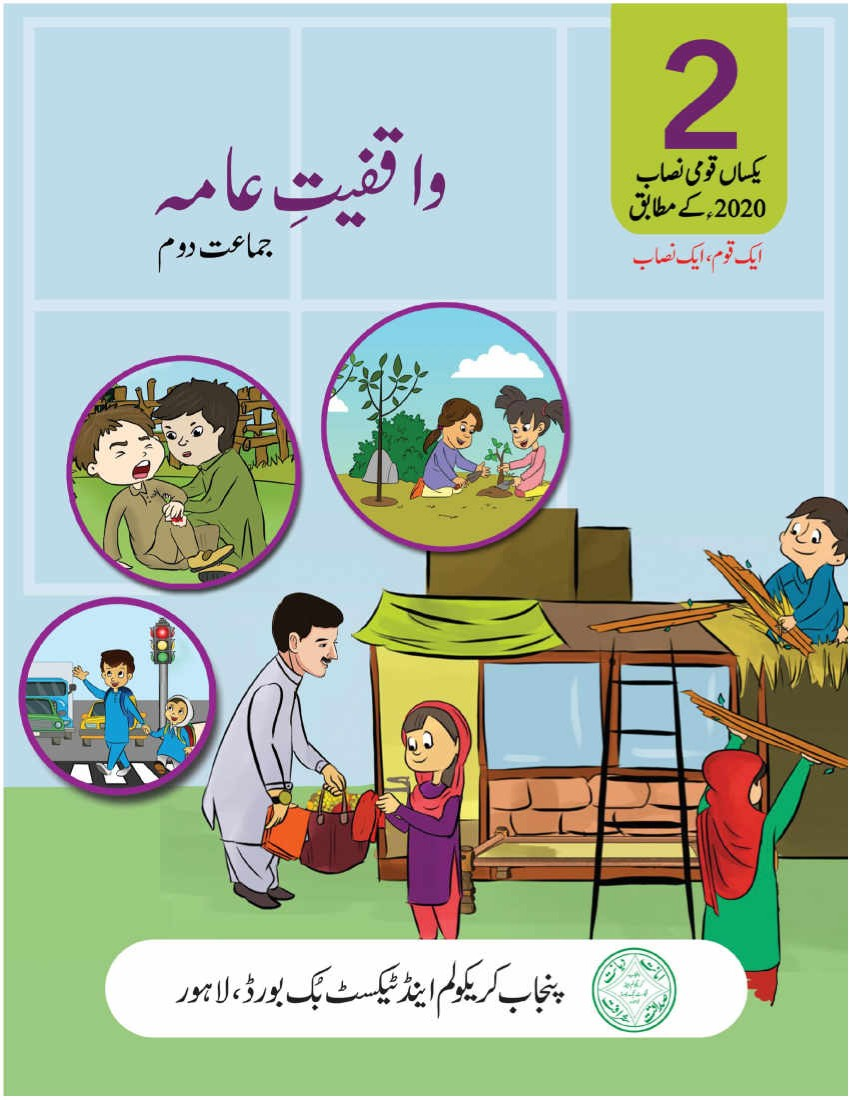
#> input picture assets/pages/p001.jpg, 850 x 1100 px; its folder holds only this picture in this run
$ python prep_read.py
#> lines starting #> are read from the running program, lines starting #| are printed output that depends on the picture
from PIL import Image, ImageDraw, ImageFont
import glob, os
font=ImageFont.truetype('/System/Library/Fonts/Helvetica.ttc',15)
for f in sorted(glob.glob('adt/assets/pages/p*.jpg')):
    n=os.path.basename(f)[:4]
    im=Image.open(f).convert('RGB'); W,H=im.size
#> further down, im is the input picture: PIL image 850x1100 RGB; mean R, G, B 169.4, 185.1, 167.4
    big=im.resize((W*2,H*2),Image.LANCZOS)
    big.crop((0,0,W*2,int(H*1.06))).save(f'qa/read/{n}_top.jpg',quality=90)
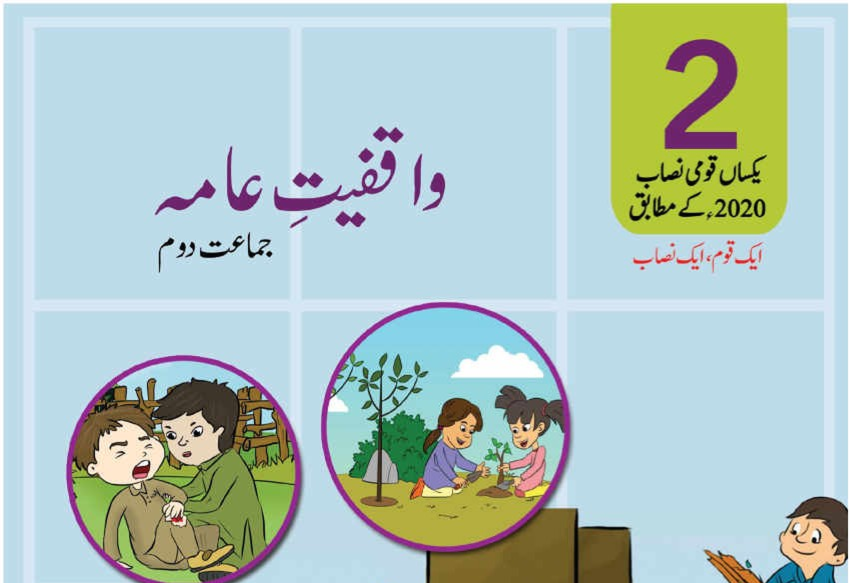
#> saved as p001_top.jpg: PIL image 1700x1166 RGB (shown at 1/2 size); mean R, G, B 176.5, 197.2, 191.7
    big.crop((0,int(H*0.94),W*2,H*2)).save(f'qa/read/{n}_bottom.jpg',quality=90)
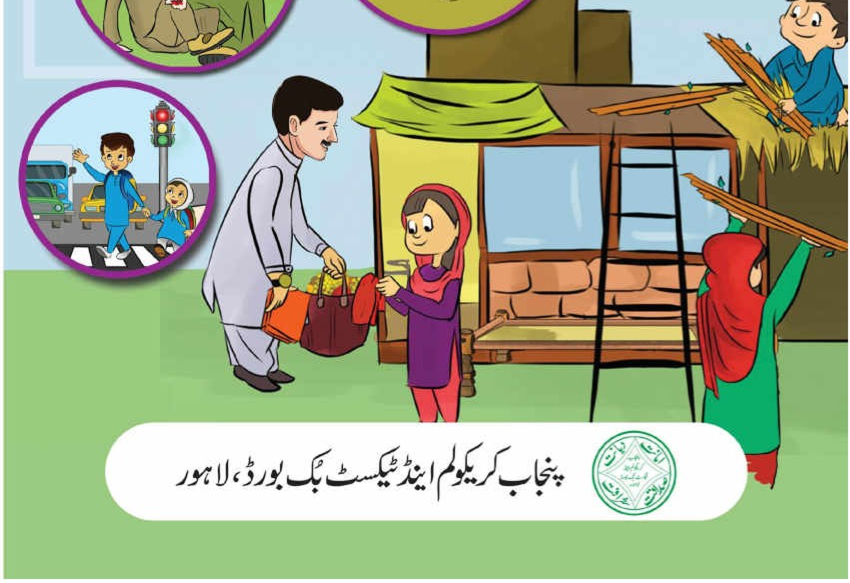
#> saved as p001_bottom.jpg: PIL image 1700x1166 RGB (shown at 1/2 size); mean R, G, B 161.1, 170.5, 140.4
    g=im.copy(); d=ImageDraw.Draw(g,'RGBA')
    for k in range(1,20):
        x=W*k/20; y=H*k/20; major=(k%2==0)
        col=(0,90,255,150) if major else (0,90,255,60)
        d.line([(x,0),(x,H)],fill=col,width=1); d.line([(0,y),(W,y)],fill=col,width=1)
        if major:
            t=f'.{k//2}'
            for pos in [(x+2,2),(x+2,H-18)]:
                d.rectangle([pos[0]-1,pos[1],pos[0]+18,pos[1]+16],fill=(255,255,255,210)); d.text(pos,t,fill=(0,0,200),font=font)
            for pos in [(2,y+2),(W-22,y+2)]:
                d.rectangle([pos[0]-1,pos[1],pos[0]+18,pos[1]+16],fill=(255,255,255,210)); d.text(pos,t,fill=(0,0,200),font=font)
    g.save(f'qa/grid/{n}.jpg',quality=85)
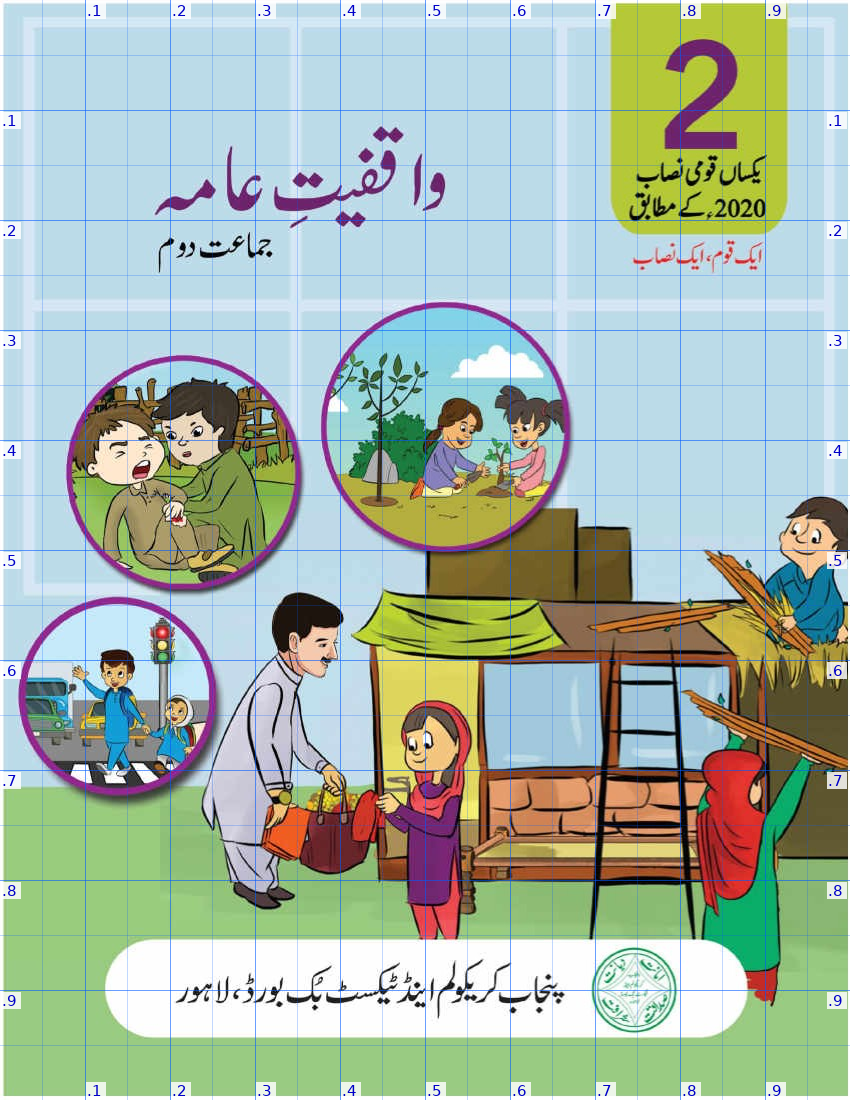
#> saved as p001.jpg: PIL image 850x1100 RGB; mean R, G, B 167.3, 183.8, 169.6

$ run again, on assets/pages/p005.jpg
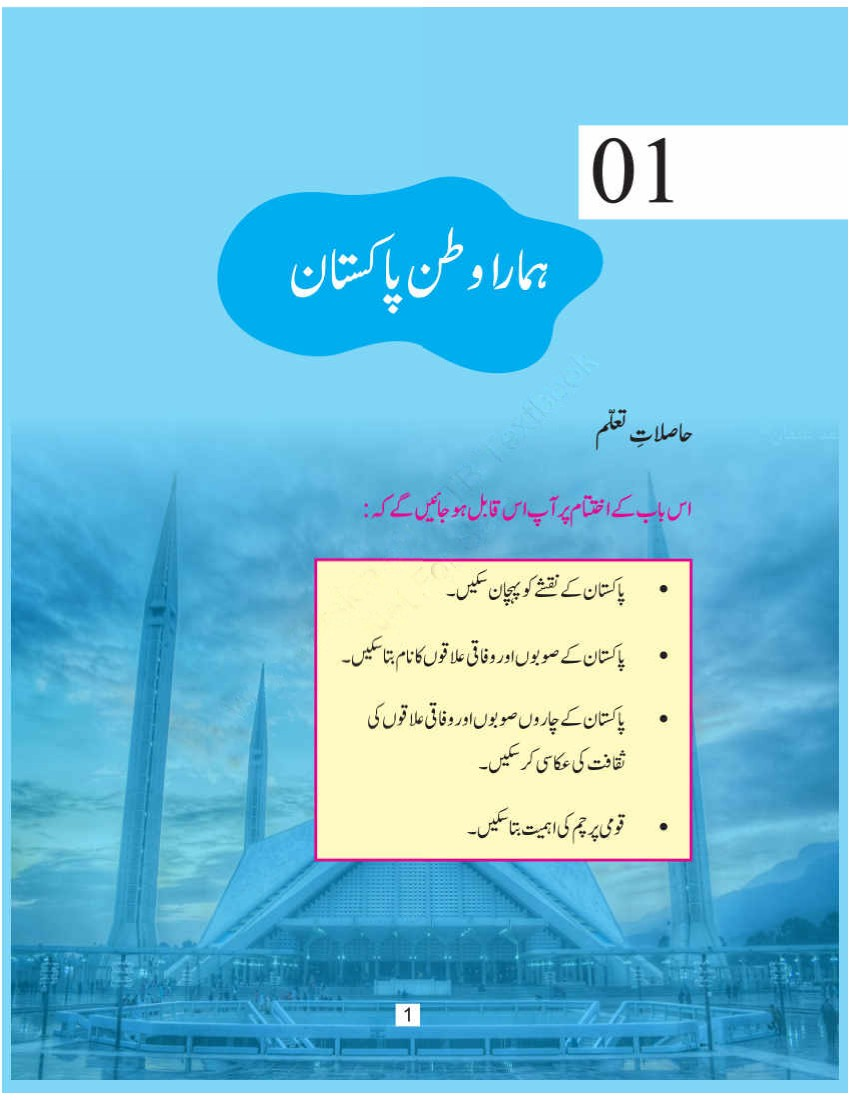
#> input picture assets/pages/p005.jpg, 850 x 1100 px
#> im is the input picture: PIL image 850x1100 RGB; mean R, G, B 114.8, 192.3, 219.5
#> `big.crop((0,int(H*0.94),W*2,H*2)).save(f'qa/read/{n}_bottom.jpg',quali..`:
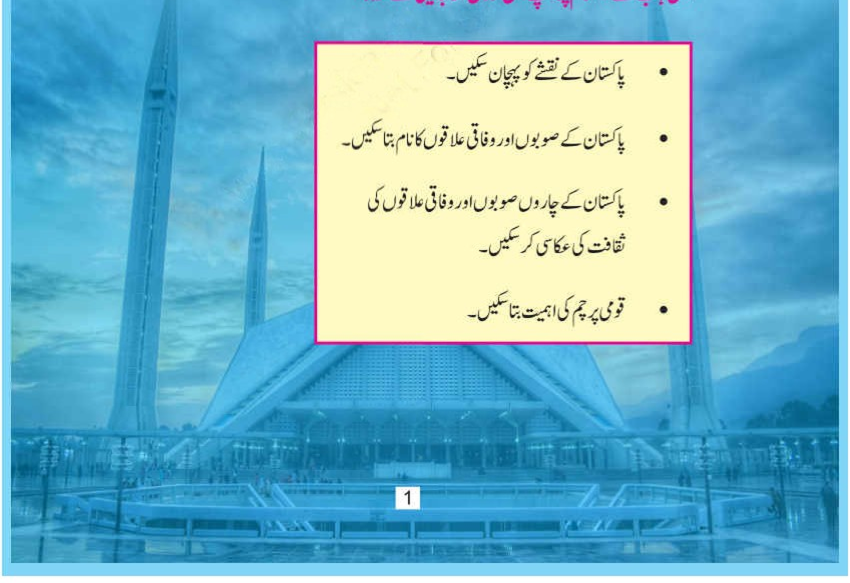
#> saved as p005_bottom.jpg: PIL image 1700x1166 RGB (shown at 1/2 size); mean R, G, B 112.2, 180.4, 200
#> `g.save(f'qa/grid/{n}.jpg',quality=85)`:
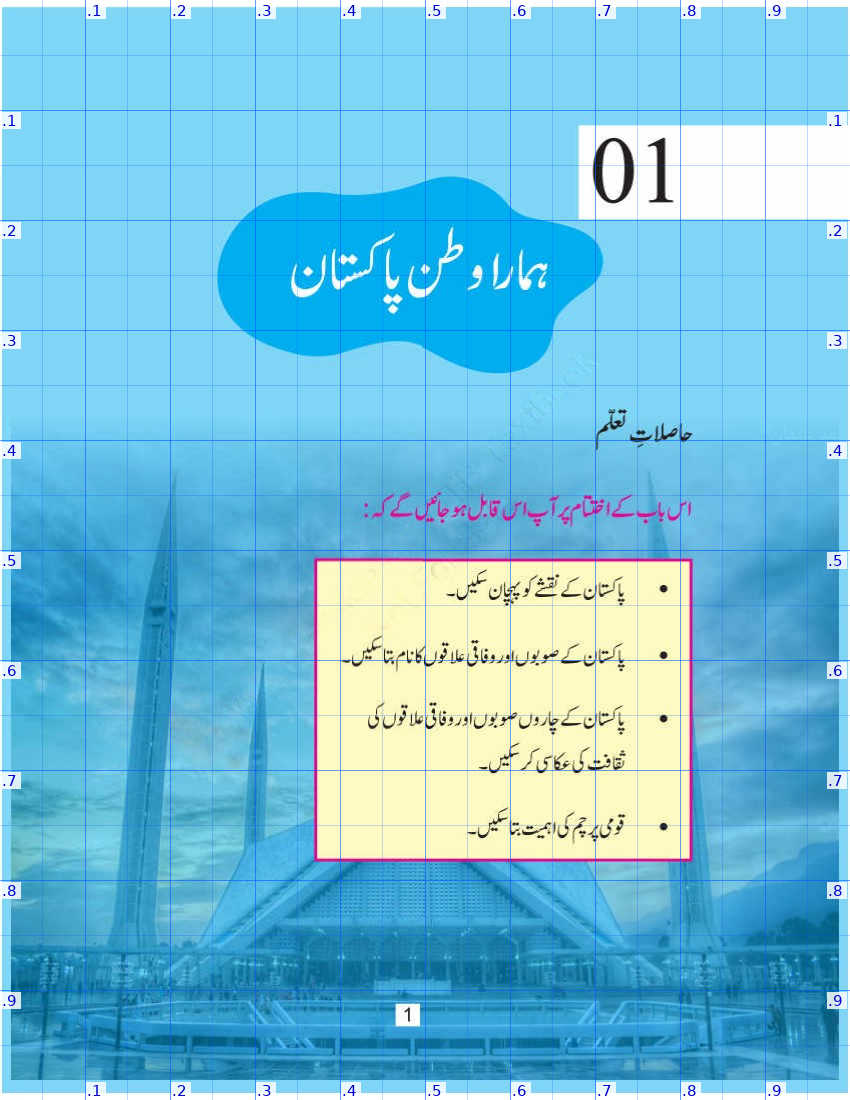
#> saved as p005.jpg: PIL image 850x1100 RGB; mean R, G, B 114.1, 190.9, 220.2

$ run again, on assets/pages/p006.jpg
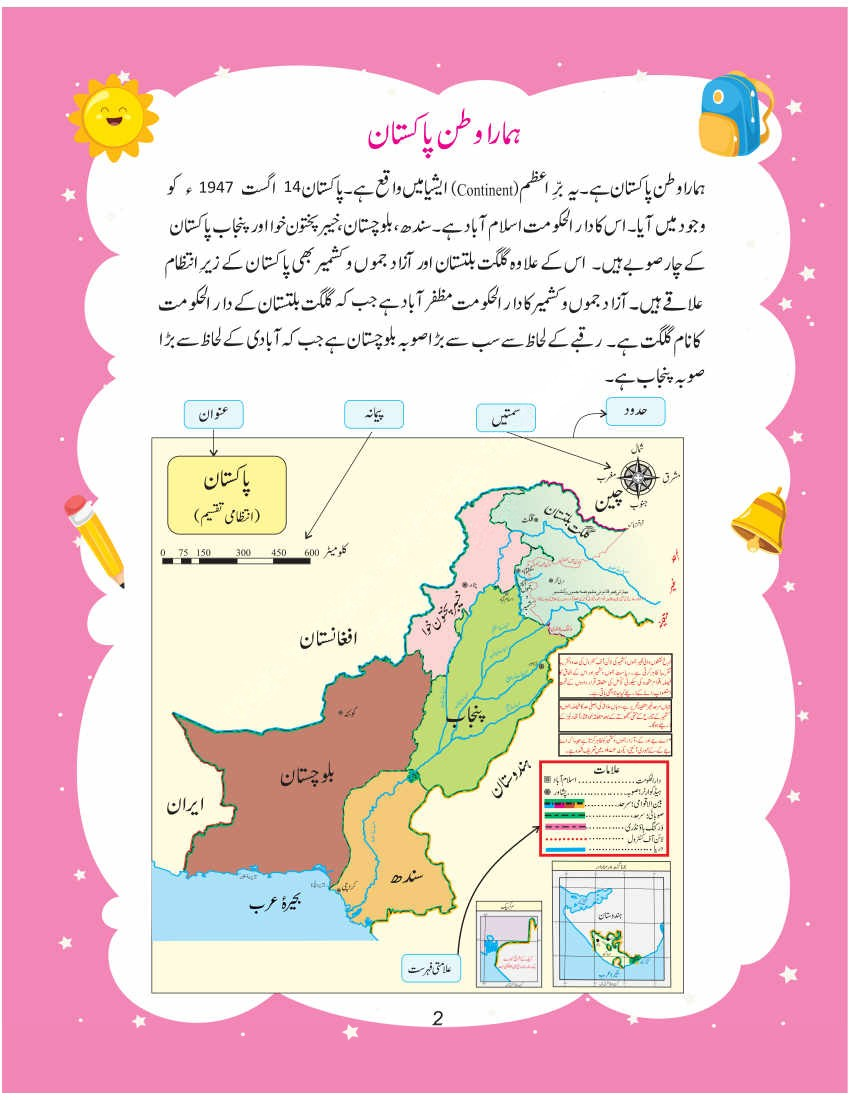
#> input picture assets/pages/p006.jpg, 850 x 1100 px
#> im is the input picture: PIL image 850x1100 RGB; mean R, G, B 236.8, 204.2, 208.3
#> `big.crop((0,int(H*0.94),W*2,H*2)).save(f'qa/read/{n}_bottom.jpg',quali..`:
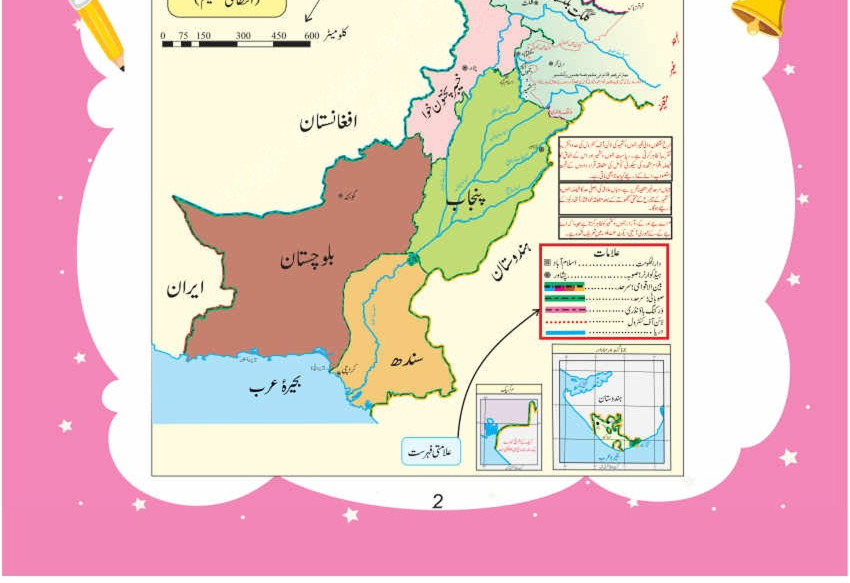
#> saved as p006_bottom.jpg: PIL image 1700x1166 RGB (shown at 1/2 size); mean R, G, B 232.3, 198.8, 199
#> `g.save(f'qa/grid/{n}.jpg',quality=85)`:
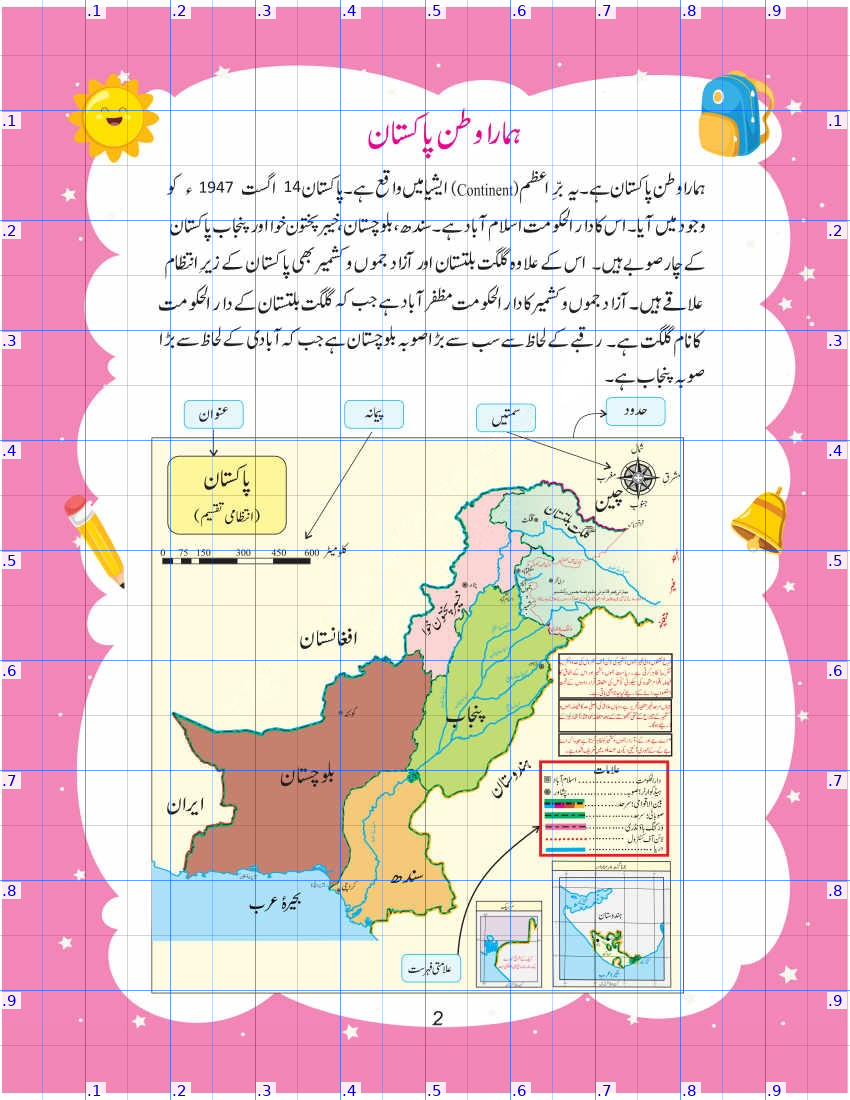
#> saved as p006.jpg: PIL image 850x1100 RGB; mean R, G, B 232.9, 203.1, 209.6
